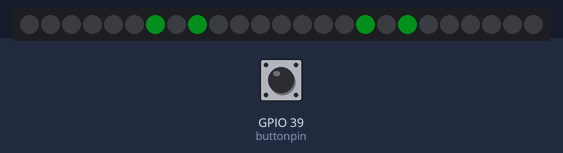
This sketch was run on a simulated ESP32. Parts: 25 RGB LEDs in strip order, left to right. The inputs (shaded band) are chosen by the test bench; at power-on: GPIO 39 (buttonpin) LOW. Dim RGB values are drawn brighter than linear; random numbers use the default seed unless the sketch sets one.

Above: at 3.88 s.
3.9 s: GPIO 39 (buttonpin) pulled HIGH for 1.3 s
7.6 s: GPIO 39 (buttonpin) pulled HIGH for 1.3 s
At 7.61 s:
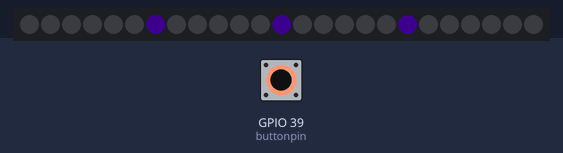
At 8.5 s:
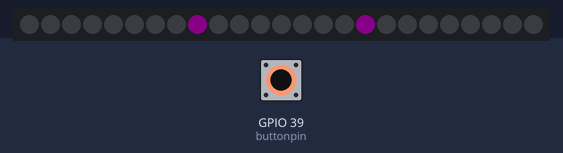
10.4 s: GPIO 39 (buttonpin) pulled HIGH for 3.2 s
At 10.41 s:
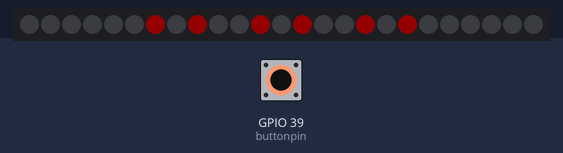

The sketch:

m5atom-dice.ino
```cpp
#include <FastLED.h>

const bool _ = false;
const bool O = true;
const int buttonpin = 39;
const int ledpin = 27;
const int numleds = 25;
int hue = 0;

CRGB leds[numleds];

const bool faces[] = {
  _,_,_,  _,_,O,  O,_,_,  O,_,O,  O,_,O,  O,_,O,
  _,O,_,  _,_,_,  _,O,_,  _,_,_,  _,O,_,  O,_,O,
  _,_,_,  O,_,_,  _,_,O,  O,_,O,  O,_,O,  O,_,O,
};

void setup() {
    pinMode(buttonpin, INPUT);
    FastLED.addLeds < WS2812B, ledpin, GRB > (leds, numleds);
    FastLED.setBrightness(20);
}

void loop() {
    for (int i = 0; i < 10; i++) {
        int n = random(0, 6);

        for (int i = 0; i < numleds; i++) leds[i] = CRGB::Black;

        CRGB color = CHSV(hue, 255, 255);
        for (int y = 0; y < 3; y++) {
            for (int x = 0; x < 3; x++) {
                if (faces[y*18 + n*3 + x]) leds[ (y+1)*5 + x+1 ] = color;
            }
        }
        FastLED.show();
        delay(100);

        hue += 3;
    }

    while (digitalRead(buttonpin));
}
```
